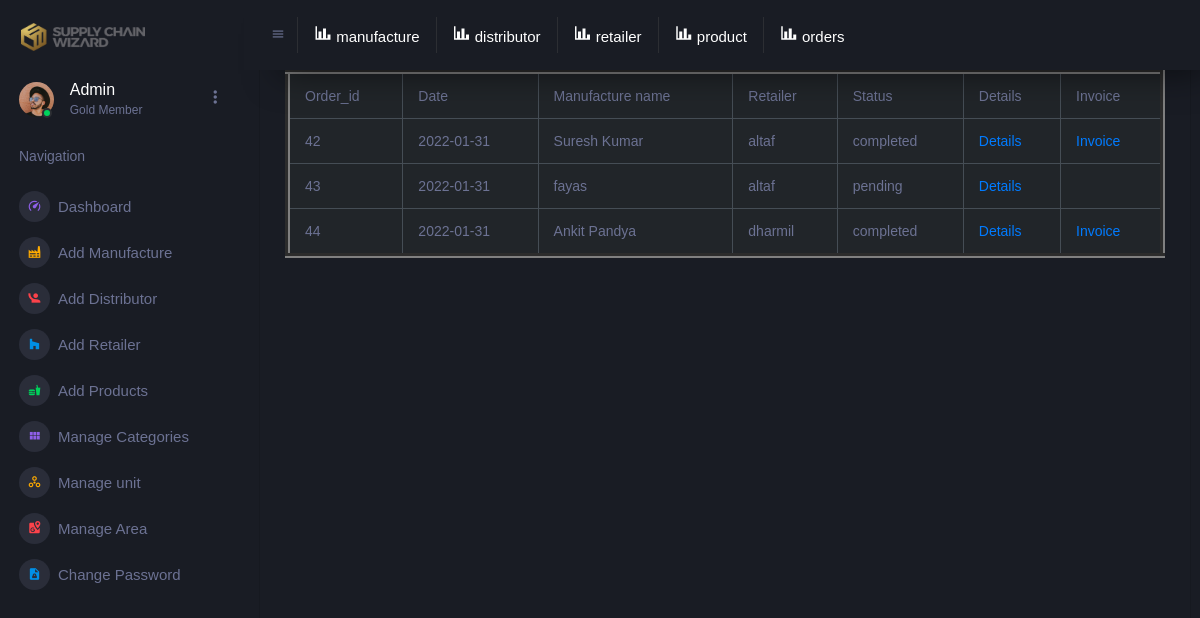
The page /admin/view_order.php on the database its author committed.
### tables this page shows
CREATE TABLE `orders` (
  `order_id` int(11) NOT NULL,
  `date` date NOT NULL,
  `retailer_id` int(11) NOT NULL,
  `man_id` int(10) NOT NULL,
  `status` tinyint(1) NOT NULL,
  `total_amount` varchar(100) NOT NULL,
  `invoice_id` int(50) DEFAULT NULL
);

CREATE TABLE `manufacturer` (
  `man_id` int(11) NOT NULL,
  `man_name` varchar(25) NOT NULL,
  `man_email` varchar(50) DEFAULT NULL,
  `man_phone` varchar(10) NOT NULL,
  `username` varchar(20) NOT NULL,
  `password` varchar(200) NOT NULL,
  `man_photo` varchar(200) DEFAULT NULL,
  `qstn` varchar(300) DEFAULT NULL,
  `ans` varchar(150) DEFAULT NULL
);

CREATE TABLE `retail` (
  `retail_id` int(11) NOT NULL,
  `retail_username` varchar(25) NOT NULL,
  `retail_password` varchar(250) NOT NULL,
  `retail_address` varchar(200) NOT NULL,
  `area_id` int(11) NOT NULL,
  `retail_phone` varchar(10) NOT NULL,
  `retail_email` varchar(50) DEFAULT NULL,
  `qstn` varchar(200) DEFAULT NULL,
  `ans` varchar(200) DEFAULT NULL
);

### admin/view_order.php (the view, shortened to what this page needs)
<?php
include('config/dbconfig.php');
$sq =" SELECT orders.order_id, orders.date,manufacturer.man_name,orders.status,retail.retail_username FROM orders
 INNER JOIN manufacturer ON orders.man_id=manufacturer.man_id
 INNER JOIN retail ON orders.retailer_id=retail.retail_id
 ";
$quer = mysqli_query($conn,$sq);
$result = mysqli_fetch_all($quer,MYSQLI_ASSOC);
?>
              <!DOCTYPE html>
<html lang="en">
  <head>
    <link rel="stylesheet" href="assets/vendors/mdi/css/materialdesignicons.min.css">
    <link rel="stylesheet" href="assets/vendors/css/vendor.bundle.base.css">
    <link rel="stylesheet" href="assets/css/style.css">
  </head>
  <body><div class="container-scroller">
     <?php include 'partials/_sidebar.php'; ?>
      <div class="container-fluid page-body-wrapper">
       <?php include 'partials/_navbar.php'; ?>'
        <br><br><br><br>
        <div class="col-lg-12 grid-margin stretch-card">
                <div class="card">
                  <div class="card-body">
                    <h4 class="card-title">ALL ORDERS</h4>
                    <div class="table-responsive">
                    <table class="table table-dark" border="5" >
	<thead>
		<tr>
			<th>Order_id</th>
			<th>Date</></th>
			<th>Manufacture name</th><th>Retailer</th>
			<th>Status</h1></th>
            <th>Details</th>
            <th>Invoice</th>
		</tr>
	</thead>
	<tbody>
  <?php foreach($result as $row) {
if($row['status'] == 0){
     ?>
<tr>
			<td><?php echo $row['order_id']; ?></td>
			<td><?php echo $row['date']; ?></td>
			<td><?php echo $row['man_name']; ?></td>
      <td><?php echo $row['retail_username']; ?></td>
			<td><?php
      echo "pending";
       ?></td>
          <td><a href="order_datails.php?id=<?php echo $row['order_id']; ?>">Details  </a> </td>
        <td>
     </td>
		</tr>
		<?php }
    if($row['status']==1)
    {
      $or=$row['order_id'];
     $s=" SELECT invoice.status as invoice_status FROM invoice WHERE invoice.order_id=$or";
     $que = mysqli_query($conn,$s);
     $result = mysqli_fetch_assoc($que);
                    ?>
        <tr>
          <td><?php echo $row['order_id']; ?></td>
          <td><?php echo $row['date']; ?></td>
          <td><?php echo $row['man_name']; ?></td>
          <td><?php echo $row['retail_username']; ?></td>
          <td><?php
            echo"completed";
           ?></td>
              <td><a href="order_datails.php?id=<?php echo $row['order_id']; ?>">Details  </a> </td>
              <td>
                <?php  if($result['invoice_status'] == 1){ ?>
            <a href="view_invoice.php?id=<?php echo $row['order_id']; ?>">Invoice  </a>
         <?php }  ?>
         </td>
        </tr>
        <?php  }}
    ?>
	</tbody>
</table>
                    </div>
                  </div>
                </div>
              </div>
  </body>
</html>

### rows shown on the page
orders: order_id "42", date "2022-01-31", man.man_name "Suresh Kumar", retailer.retail_username "altaf"
orders: order_id "43", date "2022-01-31", man.man_name "fayas", retailer.retail_username "altaf"
orders: order_id "44", date "2022-01-31", man.man_name "Ankit Pandya", retailer.retail_username "dharmil"
